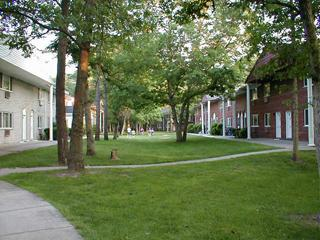
#> input picture Trabalho 01/test_images/Gramado_22k.jpg, 320 x 240 px
$ python -i trabalho03.py   (imports and definitions only)   (older library calls are emulated)
#> lines starting #> are read from the running program, lines starting #| are printed output that depends on the picture
#> further down, picture is the input picture: shape (240, 320, 3); mean B, G, R 80, 114.7, 102.3
import numpy as np
from cv2 import cv2

# Filtro Gaussiano
# [11 lines left out: functions aplicarBorramentoGaussiano, detectarArestas, not called in this run]

# Filtro Sobel
def obterEstimativaGradiente(frame):
    scale = 1
    delta = 0
    ddepth = cv2.CV_16S

    src = cv2.GaussianBlur(frame, (3,3), 0)
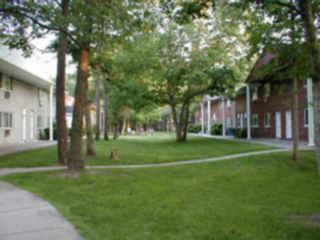
#> src: shape (240, 320, 3); mean B, G, R 80, 114.7, 102.3
    gray = cv2.cvtColor(src, cv2.COLOR_BGR2GRAY)
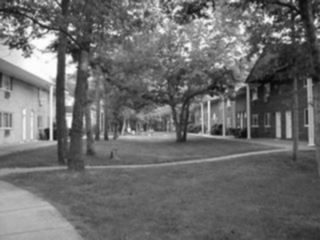
#> gray: shape (240, 320); min 7, max 253, mean 107

    grad_x = cv2.convertScaleAbs(cv2.Sobel(gray, ddepth, 1, 0, ksize=3, scale=scale, delta=delta, borderType=cv2.BORDER_DEFAULT))
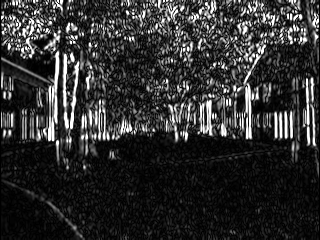
#> grad_x: shape (240, 320); min 0, max 255, mean 47.4
    grad_y = cv2.convertScaleAbs(cv2.Sobel(gray, ddepth, 0, 1, ksize=3, scale=scale, delta=delta, borderType=cv2.BORDER_DEFAULT))
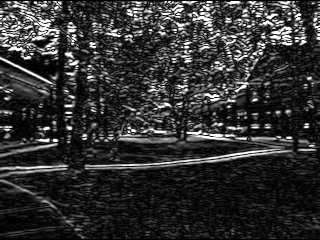
#> grad_y: shape (240, 320); min 0, max 255, mean 49.3

    grad_frame = cv2.addWeighted(grad_x, 0.5, grad_y, 0.5, 0)
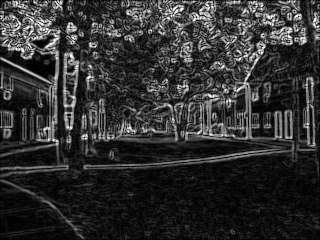
#> grad_frame: shape (240, 320); min 0, max 255, mean 48.4
    grad_frame = np.expand_dims(grad_frame, axis=-1)
    return np.concatenate((grad_frame, grad_frame, grad_frame), axis=2)

# Ajuste de Brilho
# [13 lines left out: functions ajustarBrilho, ajustarContraste, not called in this run]

# Conversão para Negativo
def converterParaNegativo(frame):
    return 255 - frame

# Conversão para Tons de Cinza
# [14 lines left out: functions converterParaCinza, redimensionarParaMetade, not called in this run]

# Rotação 90 Graus
def rotacionar90Graus(frame):
    return cv2.rotate(frame, cv2.ROTATE_90_CLOCKWISE)

# Espelhamento Horizontal
def espelharHorizontalmente(frame):
    return cv2.flip(frame, 1)

# Espelhamento Vertical
def espelharVerticalmente(frame):
    return cv2.flip(frame, 0)

# Captura video e mostra os frames
# [15 lines left out: function cap_and_show, not called in this run]

# [98 lines not run here, left out]

>>> import cv2
>>> picture = cv2.imread('../Trabalho 01/test_images/Gramado_22k.jpg')
>>> result = obterEstimativaGradiente(picture)
